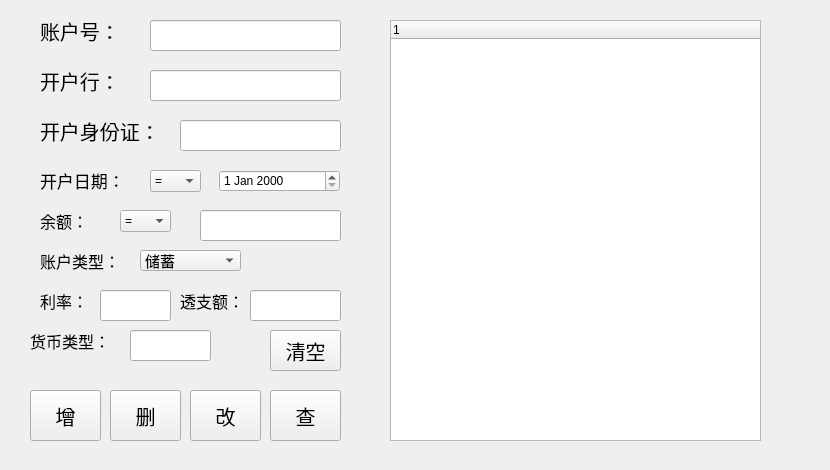
    <widget class="QWidget" name="tab_4">
     <attribute name="title">
      <string>账户管理</string>
     </attribute>
     <widget class="QWidget" name="widget_13" native="true">
      <property name="geometry">
       <rect>
        <x>10</x>
        <y>0</y>
        <width>811</width>
        <height>461</height>
       </rect>
      </property>
      <widget class="QWidget" name="widget_14" native="true">
       <property name="geometry">
        <rect>
         <x>370</x>
         <y>10</y>
         <width>431</width>
         <height>441</height>
        </rect>
       </property>
       <widget class="QTreeWidget" name="treeWidget_4">
        <property name="geometry">
         <rect>
          <x>10</x>
          <y>10</y>
          <width>371</width>
          <height>421</height>
         </rect>
        </property>
        <column>
         <property name="text">
          <string notr="true">1</string>
         </property>
        </column>
       </widget>
      </widget>
      <widget class="QWidget" name="widget_15" native="true">
       <property name="geometry">
        <rect>
         <x>10</x>
         <y>10</y>
         <width>331</width>
         <height>361</height>
        </rect>
       </property>
       <widget class="QLineEdit" name="lineEdit_17">
        <property name="geometry">
         <rect>
          <x>130</x>
          <y>10</y>
          <width>191</width>
          <height>31</height>
         </rect>
        </property>
        <property name="font">
         <font>
          <pointsize>12</pointsize>
         </font>
        </property>
       </widget>
       <widget class="QLabel" name="label_14">
        <property name="geometry">
         <rect>
          <x>20</x>
          <y>0</y>
          <width>81</width>
          <height>41</height>
         </rect>
        </property>
        <property name="font">
         <font>
          <pointsize>15</pointsize>
         </font>
        </property>
        <property name="text">
         <string>账户号：</string>
        </property>
       </widget>
       <widget class="QLabel" name="label_23">
        <property name="geometry">
         <rect>
          <x>20</x>
          <y>150</y>
          <width>101</width>
          <height>41</height>
         </rect>
        </property>
        <property name="font">
         <font>
          <pointsize>13</pointsize>
         </font>
        </property>
        <property name="text">
         <string>开户日期：</string>
        </property>
       </widget>
       <widget class="QLabel" name="label_24">
        <property name="geometry">
         <rect>
          <x>20</x>
          <y>190</y>
          <width>51</width>
          <height>41</height>
         </rect>
        </property>
        <property name="font">
         <font>
          <pointsize>12</pointsize>
         </font>
        </property>
        <property name="text">
         <string>余额：</string>
        </property>
       </widget>
       <widget class="QLineEdit" name="lineEdit_19">
        <property name="geometry">
         <rect>
          <x>180</x>
          <y>200</y>
          <width>141</width>
          <height>31</height>
         </rect>
        </property>
        <property name="font">
         <font>
          <pointsize>12</pointsize>
         </font>
        </property>
       </widget>
       <widget class="QPushButton" name="pushButton_20">
        <property name="geometry">
         <rect>
          <x>250</x>
          <y>320</y>
          <width>71</width>
          <height>41</height>
         </rect>
        </property>
        <property name="font">
         <font>
          <pointsize>15</pointsize>
         </font>
        </property>
        <property name="text">
         <string>清空</string>
        </property>
       </widget>
       <widget class="QDateEdit" name="dateEdit_2">
        <property name="geometry">
         <rect>
          <x>199</x>
          <y>160</y>
          <width>121</width>
          <height>22</height>
         </rect>
        </property>
       </widget>
       <widget class="QComboBox" name="comboBox_2">
        <property name="geometry">
         <rect>
          <x>130</x>
          <y>160</y>
          <width>51</width>
          <height>22</height>
         </rect>
        </property>
        <item>
         <property name="text">
          <string>=</string>
         </property>
        </item>
        <item>
         <property name="text">
          <string>!=</string>
         </property>
        </item>
        <item>
         <property name="text">
          <string>&gt;</string>
         </property>
        </item>
        <item>
         <property name="text">
          <string>&lt;</string>
         </property>
        </item>
       </widget>
       <widget class="QComboBox" name="comboBox_4">
        <property name="geometry">
         <rect>
          <x>100</x>
          <y>200</y>
          <width>51</width>
          <height>22</height>
         </rect>
        </property>
        <item>
         <property name="text">
          <string>=</string>
         </property>
        </item>
        <item>
         <property name="text">
          <string>!=</string>
         </property>
        </item>
        <item>
         <property name="text">
          <string>&gt;</string>
         </property>
        </item>
        <item>
         <property name="text">
          <string>&lt;</string>
         </property>
        </item>
       </widget>
       <widget class="QLineEdit" name="lineEdit_25">
        <property name="geometry">
         <rect>
          <x>80</x>
          <y>280</y>
          <width>71</width>
          <height>31</height>
         </rect>
        </property>
        <property name="font">
         <font>
          <pointsize>12</pointsize>
         </font>
        </property>
       </widget>
       <widget class="QLabel" name="label_31">
        <property name="geometry">
         <rect>
          <x>20</x>
          <y>270</y>
          <width>51</width>
          <height>41</height>
         </rect>
        </property>
        <property name="font">
         <font>
          <pointsize>12</pointsize>
         </font>
        </property>
        <property name="text">
         <string>利率：</string>
        </property>
       </widget>
       <widget class="QLabel" name="label_32">
        <property name="geometry">
         <rect>
          <x>10</x>
          <y>310</y>
          <width>101</width>
          <height>41</height>
         </rect>
        </property>
        <property name="font">
         <font>
          <pointsize>12</pointsize>
         </font>
        </property>
        <property name="text">
         <string>货币类型：</string>
        </property>
       </widget>
       <widget class="QLineEdit" name="lineEdit_26">
        <property name="geometry">
         <rect>
          <x>110</x>
          <y>320</y>
          <width>81</width>
          <height>31</height>
         </rect>
        </property>
        <property name="font">
         <font>
          <pointsize>12</pointsize>
         </font>
        </property>
       </widget>
       <widget class="QLineEdit" name="lineEdit_27">
        <property name="geometry">
         <rect>
          <x>230</x>
          <y>280</y>
          <width>91</width>
          <height>31</height>
         </rect>
        </property>
        <property name="font">
         <font>
          <pointsize>12</pointsize>
         </font>
        </property>
       </widget>
       <widget class="QLabel" name="label_33">
        <property name="geometry">
         <rect>
          <x>160</x>
          <y>270</y>
          <width>71</width>
          <height>41</height>
         </rect>
        </property>
        <property name="font">
         <font>
          <pointsize>12</pointsize>
         </font>
        </property>
        <property name="text">
         <string>透支额：</string>
        </property>
       </widget>
       <widget class="QLabel" name="label_34">
        <property name="geometry">
         <rect>
          <x>20</x>
          <y>230</y>
          <width>91</width>
          <height>41</height>
         </rect>
        </property>
        <property name="font">
         <font>
          <pointsize>12</pointsize>
         </font>
        </property>
        <property name="text">
         <string>账户类型：</string>
        </property>
       </widget>
       <widget class="QComboBox" name="comboBox_7">
        <property name="geometry">
         <rect>
          <x>120</x>
          <y>240</y>
          <width>101</width>
          <height>21</height>
         </rect>
        </property>
        <property name="font">
         <font>
          <pointsize>11</pointsize>
         </font>
        </property>
        <item>
         <property name="text">
          <string>储蓄</string>
         </property>
        </item>
        <item>
         <property name="text">
          <string>贷款</string>
         </property>
        </item>
       </widget>
       <widget class="QLabel" name="label_35">
        <property name="geometry">
         <rect>
          <x>20</x>
          <y>50</y>
          <width>81</width>
          <height>41</height>
         </rect>
        </property>
        <property name="font">
         <font>
          <pointsize>15</pointsize>
         </font>
        </property>
        <property name="text">
         <string>开户行：</string>
        </property>
       </widget>
       <widget class="QLineEdit" name="lineEdit_28">
        <property name="geometry">
         <rect>
          <x>130</x>
          <y>60</y>
          <width>191</width>
          <height>31</height>
         </rect>
        </property>
        <property name="font">
         <font>
          <pointsize>12</pointsize>
         </font>
        </property>
       </widget>
       <widget class="QLineEdit" name="lineEdit_29">
        <property name="geometry">
         <rect>
          <x>160</x>
          <y>110</y>
          <width>161</width>
          <height>31</height>
         </rect>
        </property>
        <property name="font">
         <font>
          <pointsize>12</pointsize>
         </font>
        </property>
       </widget>
       <widget class="QLabel" name="label_36">
        <property name="geometry">
         <rect>
          <x>20</x>
          <y>100</y>
          <width>141</width>
          <height>41</height>
         </rect>
        </property>
        <property name="font">
         <font>
          <pointsize>15</pointsize>
         </font>
        </property>
        <property name="text">
         <string>开户身份证：</string>
        </property>
       </widget>
      </widget>
      <widget class="QWidget" name="widget_16" native="true">
       <property name="geometry">
        <rect>
         <x>10</x>
         <y>380</y>
         <width>331</width>
         <height>71</height>
        </rect>
       </property>
       <widget class="QPushButton" name="pushButton_21">
        <property name="geometry">
         <rect>
          <x>10</x>
          <y>10</y>
          <width>71</width>
          <height>51</height>
         </rect>
        </property>
        <property name="font">
         <font>
          <pointsize>15</pointsize>
         </font>
        </property>
        <property name="text">
         <string>增</string>
        </property>
       </widget>
       <widget class="QPushButton" name="pushButton_22">
        <property name="geometry">
         <rect>
          <x>90</x>
          <y>10</y>
          <width>71</width>
          <height>51</height>
         </rect>
        </property>
        <property name="font">
         <font>
          <pointsize>15</pointsize>
         </font>
        </property>
        <property name="text">
         <string>删</string>
        </property>
       </widget>
       <widget class="QPushButton" name="pushButton_23">
        <property name="geometry">
         <rect>
          <x>170</x>
          <y>10</y>
          <width>71</width>
          <height>51</height>
         </rect>
        </property>
        <property name="font">
         <font>
          <pointsize>15</pointsize>
         </font>
        </property>
        <property name="text">
         <string>改</string>
        </property>
       </widget>
      </widget>
      <widget class="QPushButton" name="pushButton_24">
       <property name="geometry">
        <rect>
         <x>260</x>
         <y>390</y>
         <width>71</width>
         <height>51</height>
        </rect>
       </property>
       <property name="font">
        <font>
         <pointsize>15</pointsize>
        </font>
       </property>
       <property name="text">
        <string>查</string>
       </property>
      </widget>
     </widget>
    </widget>
